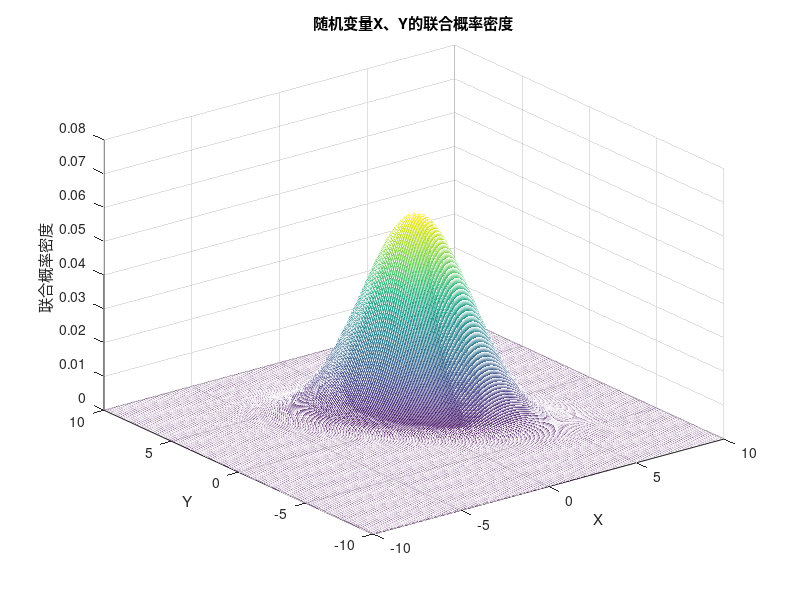
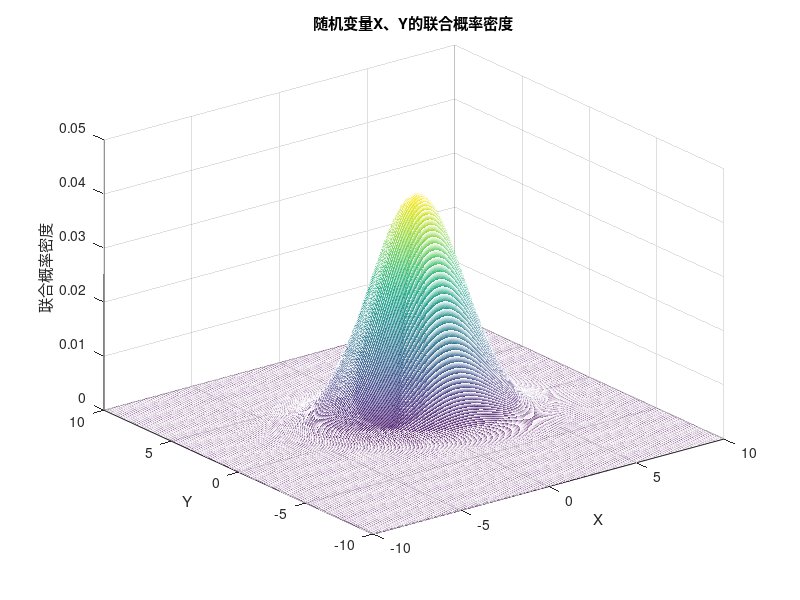
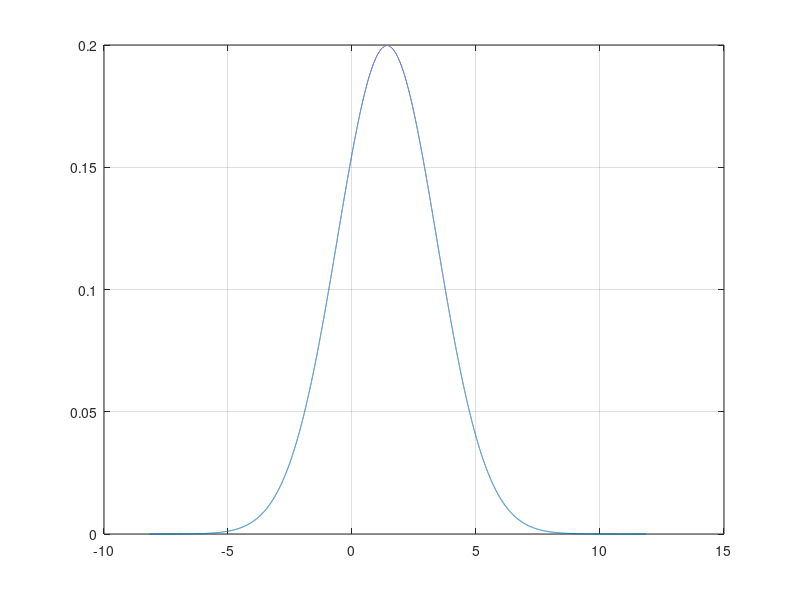
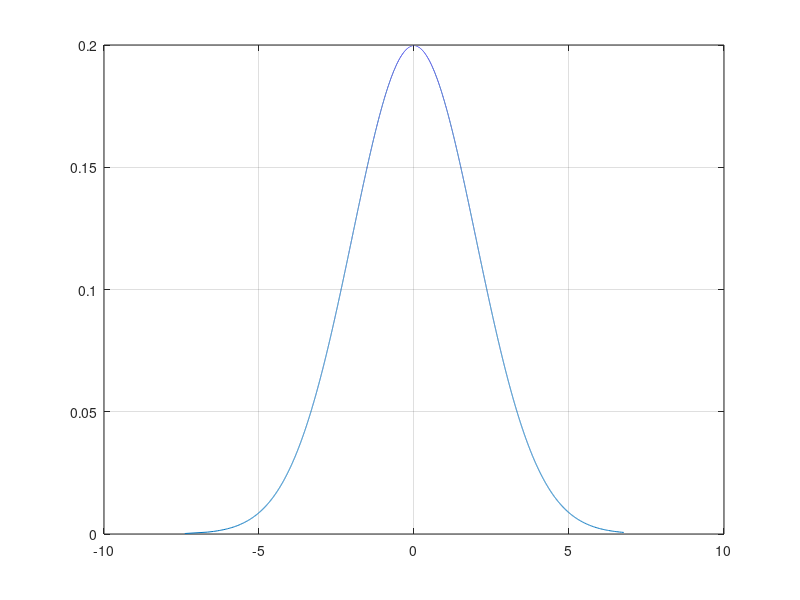

The MATLAB source for these figures, in order:
clear;clc;
load('Gaussian2D.mat');

% s1对应相关系数0.25，s2对应相关系数0.75，重算

mean1=mean(s1,1); mean2=mean(s2,1);
var1=var(s1,1); var2=var(s2,1);
Dx=var1(1,1);%方差
Dy=var1(1,2);%方差
mx=mean1(1,1);
my=mean1(1,2);
mplus=mx+my;mminus=mx-my;
Dplus=Dx+Dy;Dminus=Dx+Dy;
r1=0.75;r2=0.25;
x=-10:0.05:10;
y=-10:0.05:10;
plus=s1(:,1)+s1(:,2);
plus=plus.';plus=sort(plus);
minus=s1(:,1)-s1(:,2);
minus=minus.';minus=sort(minus);
% x=s1(:,1);
% y=s1(:,2);
[X,Y]=meshgrid(x,y);
p1=(1/(2*pi*Dx*Dy*sqrt(1-r1^2)))*exp((-1/(2*(1-r1^2)))*((X-mx).^2/Dx^2)-(2*r1*(X-mx).*(Y-my)/(Dx*Dy)+(Y-my).^2/Dy^2));%相关系数不同
p2=(1/(2*pi*Dx*Dy*sqrt(1-r2^2)))*exp((-1/(2*(1-r2^2)))*((X-mx).^2/Dx^2)-(2*r2*(X-mx).*(Y-my)/(Dx*Dy)+(Y-my).^2/Dy^2));
% py=(1/(sqrt(2*pi)*Dy))*exp(-1*(y-my)^2/(2*Dy^2));
% ptj=p1/py;
pplus=normpdf(plus,mplus,sqrt(Dplus));
pminus=normpdf(minus,mminus,sqrt(Dminus));

figure(1)
mesh(X,Y,p1)
% view(0,0)
title('随机变量X、Y的联合概率密度')
xlabel('X')
ylabel('Y')
zlabel('联合概率密度')
figure(2)
mesh(X,Y,p2)
title('随机变量X、Y的联合概率密度')
xlabel('X')
ylabel('Y')
zlabel('联合概率密度')
figure(3)
plot(plus,pplus);
grid on;
figure(4)
plot(minus,pminus);
grid on;

